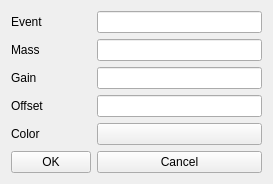
<?xml version="1.0" encoding="UTF-8"?>
<ui version="4.0">
 <class>sManagerXIC</class>
 <widget class="QWidget" name="sManagerXIC">
  <property name="geometry">
   <rect>
    <x>0</x>
    <y>0</y>
    <width>273</width>
    <height>174</height>
   </rect>
  </property>
  <property name="windowTitle">
   <string>Form</string>
  </property>
  <layout class="QGridLayout" name="gridLayout">
   <item row="0" column="0">
    <widget class="QLabel" name="label">
     <property name="text">
      <string>Event</string>
     </property>
    </widget>
   </item>
   <item row="0" column="1">
    <widget class="QLineEdit" name="E_Event"/>
   </item>
   <item row="1" column="0">
    <widget class="QLabel" name="label_2">
     <property name="text">
      <string>Mass</string>
     </property>
    </widget>
   </item>
   <item row="1" column="1">
    <widget class="QLineEdit" name="E_Mass"/>
   </item>
   <item row="2" column="0">
    <widget class="QLabel" name="label_3">
     <property name="text">
      <string>Gain</string>
     </property>
    </widget>
   </item>
   <item row="2" column="1">
    <widget class="QLineEdit" name="E_Gain"/>
   </item>
   <item row="3" column="0">
    <widget class="QLabel" name="label_4">
     <property name="text">
      <string>Offset</string>
     </property>
    </widget>
   </item>
   <item row="3" column="1">
    <widget class="QLineEdit" name="E_Offset"/>
   </item>
   <item row="4" column="0">
    <widget class="QLabel" name="label_5">
     <property name="text">
      <string>Color</string>
     </property>
    </widget>
   </item>
   <item row="5" column="0">
    <widget class="QPushButton" name="B_OK">
     <property name="text">
      <string>OK</string>
     </property>
    </widget>
   </item>
   <item row="5" column="1">
    <widget class="QPushButton" name="B_Cancel">
     <property name="text">
      <string>Cancel</string>
     </property>
    </widget>
   </item>
   <item row="4" column="1">
    <widget class="QPushButton" name="B_Color">
     <property name="text">
      <string/>
     </property>
    </widget>
   </item>
  </layout>
 </widget>
 <resources/>
 <connections/>
</ui>
